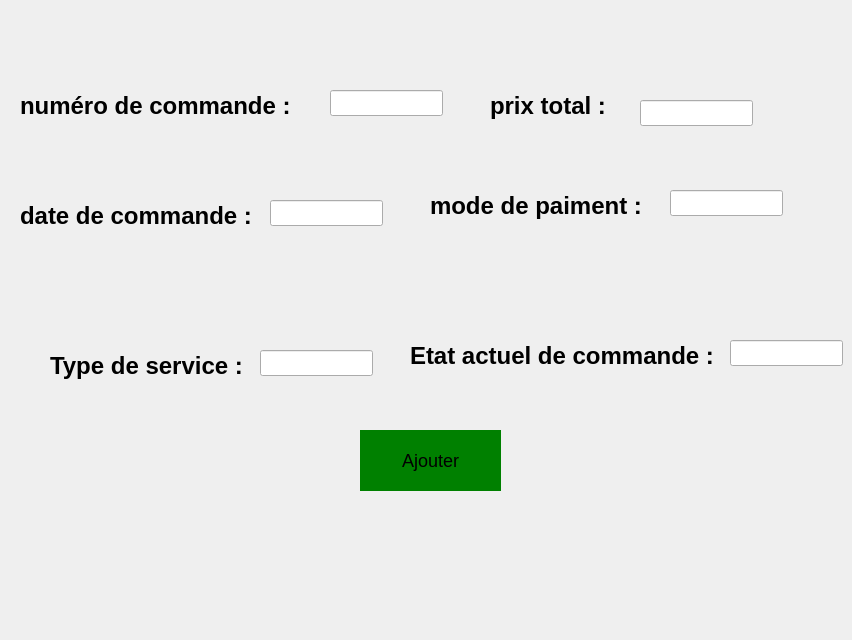
      <widget class="QWidget" name="tab_15">
       <attribute name="icon">
        <iconset resource="resource.qrc">
         <normaloff>:/images/add.png</normaloff>:/images/add.png</iconset>
       </attribute>
       <attribute name="title">
        <string>Ajouter</string>
       </attribute>
       <widget class="QLabel" name="label_2">
        <property name="geometry">
         <rect>
          <x>20</x>
          <y>80</y>
          <width>281</width>
          <height>51</height>
         </rect>
        </property>
        <property name="styleSheet">
         <string notr="true">QLabel {
    font-family: 'Arial';    /* You can change this to any preferred font */
    font-size: 24px;         /* Adjust this value for the desired text size */
    color: #000000;          /* Dark color code */
    font-weight: bold;       /* Makes the text bold */
}
</string>
        </property>
        <property name="text">
         <string>numéro de commande :</string>
        </property>
       </widget>
       <widget class="QLineEdit" name="lineEdit">
        <property name="geometry">
         <rect>
          <x>330</x>
          <y>90</y>
          <width>113</width>
          <height>26</height>
         </rect>
        </property>
       </widget>
       <widget class="QLabel" name="label_4">
        <property name="geometry">
         <rect>
          <x>490</x>
          <y>80</y>
          <width>221</width>
          <height>51</height>
         </rect>
        </property>
        <property name="styleSheet">
         <string notr="true">QLabel {
    font-family: 'Arial';    /* You can change this to any preferred font */
    font-size: 24px;         /* Adjust this value for the desired text size */
    color: #000000;          /* Dark color code */
    font-weight: bold;       /* Makes the text bold */
}
</string>
        </property>
        <property name="text">
         <string>prix total :</string>
        </property>
       </widget>
       <widget class="QLineEdit" name="lineEdit_2">
        <property name="geometry">
         <rect>
          <x>640</x>
          <y>100</y>
          <width>113</width>
          <height>26</height>
         </rect>
        </property>
       </widget>
       <widget class="QLabel" name="label_9">
        <property name="geometry">
         <rect>
          <x>20</x>
          <y>190</y>
          <width>241</width>
          <height>51</height>
         </rect>
        </property>
        <property name="styleSheet">
         <string notr="true">QLabel {
    font-family: 'Arial';    /* You can change this to any preferred font */
    font-size: 24px;         /* Adjust this value for the desired text size */
    color: #000000;          /* Dark color code */
    font-weight: bold;       /* Makes the text bold */
}
</string>
        </property>
        <property name="text">
         <string>date de commande :</string>
        </property>
       </widget>
       <widget class="QLineEdit" name="lineEdit_3">
        <property name="geometry">
         <rect>
          <x>270</x>
          <y>200</y>
          <width>113</width>
          <height>26</height>
         </rect>
        </property>
       </widget>
       <widget class="QLabel" name="label_10">
        <property name="geometry">
         <rect>
          <x>430</x>
          <y>180</y>
          <width>221</width>
          <height>51</height>
         </rect>
        </property>
        <property name="styleSheet">
         <string notr="true">QLabel {
    font-family: 'Arial';    /* You can change this to any preferred font */
    font-size: 24px;         /* Adjust this value for the desired text size */
    color: #000000;          /* Dark color code */
    font-weight: bold;       /* Makes the text bold */
}
</string>
        </property>
        <property name="text">
         <string>mode de paiment :</string>
        </property>
       </widget>
       <widget class="QLineEdit" name="lineEdit_4">
        <property name="geometry">
         <rect>
          <x>670</x>
          <y>190</y>
          <width>113</width>
          <height>26</height>
         </rect>
        </property>
       </widget>
       <widget class="QLabel" name="label_11">
        <property name="geometry">
         <rect>
          <x>50</x>
          <y>340</y>
          <width>221</width>
          <height>51</height>
         </rect>
        </property>
        <property name="styleSheet">
         <string notr="true">QLabel {
    font-family: 'Arial';    /* You can change this to any preferred font */
    font-size: 24px;         /* Adjust this value for the desired text size */
    color: #000000;          /* Dark color code */
    font-weight: bold;       /* Makes the text bold */
}
</string>
        </property>
        <property name="text">
         <string>Type de service : </string>
        </property>
       </widget>
       <widget class="QLabel" name="label_12">
        <property name="geometry">
         <rect>
          <x>410</x>
          <y>330</y>
          <width>311</width>
          <height>51</height>
         </rect>
        </property>
        <property name="styleSheet">
         <string notr="true">QLabel {
    font-family: 'Arial';    /* You can change this to any preferred font */
    font-size: 24px;         /* Adjust this value for the desired text size */
    color: #000000;          /* Dark color code */
    font-weight: bold;       /* Makes the text bold */
}
</string>
        </property>
        <property name="text">
         <string>Etat actuel de commande :</string>
        </property>
       </widget>
       <widget class="QLineEdit" name="lineEdit_5">
        <property name="geometry">
         <rect>
          <x>260</x>
          <y>350</y>
          <width>113</width>
          <height>26</height>
         </rect>
        </property>
       </widget>
       <widget class="QLineEdit" name="lineEdit_6">
        <property name="geometry">
         <rect>
          <x>730</x>
          <y>340</y>
          <width>113</width>
          <height>26</height>
         </rect>
        </property>
       </widget>
       <widget class="QLabel" name="label_42">
        <property name="geometry">
         <rect>
          <x>0</x>
          <y>460</y>
          <width>221</width>
          <height>171</height>
         </rect>
        </property>
        <property name="text">
         <string/>
        </property>
        <property name="pixmap">
         <pixmap resource="resource.qrc">:/images/Shinny__7_-removebg-preview.png</pixmap>
        </property>
        <property name="scaledContents">
         <bool>true</bool>
        </property>
       </widget>
       <widget class="QPushButton" name="pushButton_20">
        <property name="geometry">
         <rect>
          <x>360</x>
          <y>430</y>
          <width>141</width>
          <height>61</height>
         </rect>
        </property>
        <property name="styleSheet">
         <string notr="true">QPushButton {
    color: #000000;          /* Text color: deep black */
    font-size: 18px;         /* Text size: slightly bigger */
    background-color: green; /* Button background color */
    border: none;            /* Optional: Remove the border */
    padding: 10px;           /* Optional: Add padding for a better look */
}

QPushButton:hover {
    background-color: darkgreen; /* Optional: Change background color on hover */
}

QPushButton:pressed {
    background-color: lightgreen; /* Optional: Change background color on press */
}
</string>
        </property>
        <property name="text">
         <string>Ajouter</string>
        </property>
       </widget>
      </widget>
